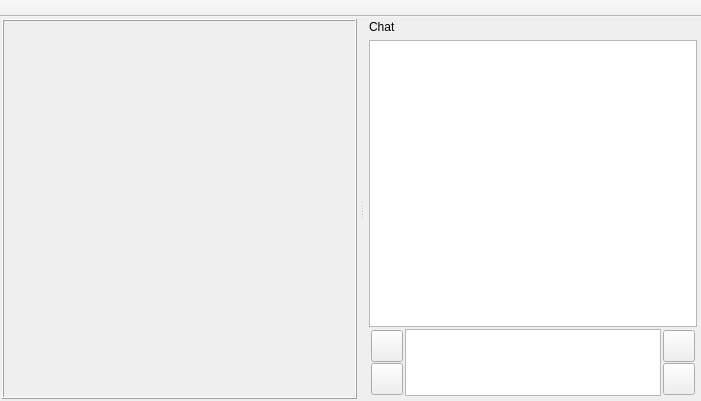
<?xml version="1.0" encoding="UTF-8"?>
<ui version="4.0">
 <class>MainWindow</class>
 <widget class="QMainWindow" name="MainWindow">
  <property name="geometry">
   <rect>
    <x>0</x>
    <y>0</y>
    <width>701</width>
    <height>401</height>
   </rect>
  </property>
  <property name="windowTitle">
   <string>Omniverse Window</string>
  </property>
  <widget class="QWidget" name="central_widget">
   <layout class="QGridLayout" name="gridLayout_2">
    <property name="leftMargin">
     <number>0</number>
    </property>
    <property name="topMargin">
     <number>0</number>
    </property>
    <property name="rightMargin">
     <number>0</number>
    </property>
    <property name="bottomMargin">
     <number>0</number>
    </property>
    <property name="spacing">
     <number>0</number>
    </property>
    <item row="0" column="0">
     <layout class="QGridLayout" name="central_layout">
      <property name="leftMargin">
       <number>2</number>
      </property>
      <property name="topMargin">
       <number>2</number>
      </property>
      <property name="rightMargin">
       <number>2</number>
      </property>
      <property name="bottomMargin">
       <number>2</number>
      </property>
      <property name="horizontalSpacing">
       <number>2</number>
      </property>
      <property name="verticalSpacing">
       <number>0</number>
      </property>
      <item row="0" column="0">
       <widget class="QStackedWidget" name="central_stacked_widget">
        <property name="frameShape">
         <enum>QFrame::Box</enum>
        </property>
        <property name="frameShadow">
         <enum>QFrame::Raised</enum>
        </property>
        <property name="currentIndex">
         <number>0</number>
        </property>
        <widget class="QWidget" name="main_grid_widget">
         <layout class="QGridLayout" name="gridLayout_5">
          <property name="leftMargin">
           <number>1</number>
          </property>
          <property name="topMargin">
           <number>1</number>
          </property>
          <property name="rightMargin">
           <number>1</number>
          </property>
          <property name="bottomMargin">
           <number>1</number>
          </property>
          <property name="spacing">
           <number>1</number>
          </property>
         </layout>
        </widget>
        <widget class="QWidget" name="code_view_widget">
         <layout class="QGridLayout" name="gridLayout_8">
          <property name="leftMargin">
           <number>1</number>
          </property>
          <property name="topMargin">
           <number>1</number>
          </property>
          <property name="rightMargin">
           <number>1</number>
          </property>
          <property name="bottomMargin">
           <number>1</number>
          </property>
          <property name="spacing">
           <number>1</number>
          </property>
          <item row="0" column="0">
           <layout class="QGridLayout" name="code_view_layout">
            <property name="leftMargin">
             <number>0</number>
            </property>
            <property name="topMargin">
             <number>0</number>
            </property>
            <property name="rightMargin">
             <number>0</number>
            </property>
            <property name="bottomMargin">
             <number>0</number>
            </property>
            <property name="spacing">
             <number>0</number>
            </property>
            <item row="0" column="1">
             <widget class="QWidget" name="code_view_vertical_widget" native="true">
              <layout class="QVBoxLayout" name="code_view_vertical_layout" stretch="0">
               <property name="spacing">
                <number>0</number>
               </property>
               <property name="leftMargin">
                <number>0</number>
               </property>
               <property name="topMargin">
                <number>0</number>
               </property>
               <property name="rightMargin">
                <number>0</number>
               </property>
               <property name="bottomMargin">
                <number>0</number>
               </property>
               <item>
                <widget class="QWidget" name="browsers_widget" native="true">
                 <layout class="QGridLayout" name="code_widget">
                  <property name="leftMargin">
                   <number>0</number>
                  </property>
                  <property name="topMargin">
                   <number>0</number>
                  </property>
                  <property name="rightMargin">
                   <number>0</number>
                  </property>
                  <property name="bottomMargin">
                   <number>0</number>
                  </property>
                  <property name="spacing">
                   <number>2</number>
                  </property>
                  <item row="2" column="1">
                   <widget class="QLabel" name="summary_label">
                    <property name="font">
                     <font>
                      <pointsize>8</pointsize>
                     </font>
                    </property>
                    <property name="text">
                     <string>Summary</string>
                    </property>
                   </widget>
                  </item>
                  <item row="3" column="1">
                   <widget class="QTextBrowser" name="summary_browser"/>
                  </item>
                  <item row="3" column="0">
                   <widget class="QTextBrowser" name="knowledge_browser"/>
                  </item>
                  <item row="0" column="1">
                   <widget class="QLabel" name="entity_label">
                    <property name="font">
                     <font>
                      <pointsize>8</pointsize>
                     </font>
                    </property>
                    <property name="text">
                     <string>Entity</string>
                    </property>
                   </widget>
                  </item>
                  <item row="2" column="0">
                   <widget class="QLabel" name="knowledge_label">
                    <property name="font">
                     <font>
                      <pointsize>8</pointsize>
                     </font>
                    </property>
                    <property name="text">
                     <string>Knowledge</string>
                    </property>
                   </widget>
                  </item>
                  <item row="1" column="0">
                   <widget class="QTextBrowser" name="sentiment_browser"/>
                  </item>
                  <item row="0" column="0">
                   <widget class="QLabel" name="sentiment_label">
                    <property name="font">
                     <font>
                      <pointsize>8</pointsize>
                     </font>
                    </property>
                    <property name="text">
                     <string>Sentiment</string>
                    </property>
                   </widget>
                  </item>
                  <item row="1" column="1">
                   <widget class="QTextBrowser" name="entity_browser"/>
                  </item>
                 </layout>
                </widget>
               </item>
              </layout>
             </widget>
            </item>
           </layout>
          </item>
         </layout>
        </widget>
       </widget>
      </item>
     </layout>
    </item>
   </layout>
  </widget>
  <widget class="QDockWidget" name="chat_dockable_widget">
   <property name="features">
    <set>QDockWidget::DockWidgetMovable</set>
   </property>
   <property name="allowedAreas">
    <set>Qt::LeftDockWidgetArea|Qt::RightDockWidgetArea</set>
   </property>
   <property name="windowTitle">
    <string>Chat</string>
   </property>
   <attribute name="dockWidgetArea">
    <number>2</number>
   </attribute>
   <widget class="QWidget" name="chat_dockable_widget_layout">
    <layout class="QGridLayout" name="gridLayout_3">
     <property name="leftMargin">
      <number>1</number>
     </property>
     <property name="topMargin">
      <number>1</number>
     </property>
     <property name="rightMargin">
      <number>1</number>
     </property>
     <property name="bottomMargin">
      <number>1</number>
     </property>
     <property name="spacing">
      <number>1</number>
     </property>
     <item row="0" column="0">
      <widget class="QStackedWidget" name="chat_stacked_widget">
       <property name="currentIndex">
        <number>0</number>
       </property>
       <widget class="QWidget" name="chat_widget">
        <layout class="QGridLayout" name="gridLayout_6">
         <property name="leftMargin">
          <number>2</number>
         </property>
         <property name="topMargin">
          <number>2</number>
         </property>
         <property name="rightMargin">
          <number>2</number>
         </property>
         <property name="bottomMargin">
          <number>2</number>
         </property>
         <property name="spacing">
          <number>2</number>
         </property>
         <item row="0" column="0">
          <layout class="QGridLayout" name="chat_layout" rowstretch="10,1">
           <property name="leftMargin">
            <number>1</number>
           </property>
           <property name="topMargin">
            <number>1</number>
           </property>
           <property name="rightMargin">
            <number>1</number>
           </property>
           <property name="bottomMargin">
            <number>1</number>
           </property>
           <property name="spacing">
            <number>1</number>
           </property>
           <item row="1" column="1">
            <layout class="QHBoxLayout" name="chat_input_layout">
             <property name="spacing">
              <number>1</number>
             </property>
             <property name="leftMargin">
              <number>1</number>
             </property>
             <property name="topMargin">
              <number>1</number>
             </property>
             <property name="rightMargin">
              <number>1</number>
             </property>
             <property name="bottomMargin">
              <number>1</number>
             </property>
             <item>
              <layout class="QGridLayout" name="chat_input_button_panel_1">
               <property name="leftMargin">
                <number>1</number>
               </property>
               <property name="topMargin">
                <number>1</number>
               </property>
               <property name="rightMargin">
                <number>1</number>
               </property>
               <property name="bottomMargin">
                <number>1</number>
               </property>
               <property name="spacing">
                <number>1</number>
               </property>
               <item row="1" column="0">
                <widget class="QPushButton" name="stt_mode_button">
                 <property name="sizePolicy">
                  <sizepolicy hsizetype="Fixed" vsizetype="Fixed">
                   <horstretch>0</horstretch>
                   <verstretch>0</verstretch>
                  </sizepolicy>
                 </property>
                 <property name="minimumSize">
                  <size>
                   <width>32</width>
                   <height>32</height>
                  </size>
                 </property>
                 <property name="maximumSize">
                  <size>
                   <width>32</width>
                   <height>32</height>
                  </size>
                 </property>
                 <property name="baseSize">
                  <size>
                   <width>32</width>
                   <height>32</height>
                  </size>
                 </property>
                 <property name="toolTip">
                  <string>Speech To Text</string>
                 </property>
                 <property name="text">
                  <string/>
                 </property>
                </widget>
               </item>
               <item row="0" column="0">
                <widget class="QPushButton" name="tts_mode_button">
                 <property name="minimumSize">
                  <size>
                   <width>32</width>
                   <height>32</height>
                  </size>
                 </property>
                 <property name="maximumSize">
                  <size>
                   <width>32</width>
                   <height>32</height>
                  </size>
                 </property>
                 <property name="baseSize">
                  <size>
                   <width>32</width>
                   <height>32</height>
                  </size>
                 </property>
                 <property name="toolTip">
                  <string>Text To Speech</string>
                 </property>
                 <property name="text">
                  <string/>
                 </property>
                </widget>
               </item>
              </layout>
             </item>
             <item>
              <widget class="QTextEdit" name="input_text_editor">
               <property name="sizePolicy">
                <sizepolicy hsizetype="Expanding" vsizetype="Expanding">
                 <horstretch>0</horstretch>
                 <verstretch>1</verstretch>
                </sizepolicy>
               </property>
               <property name="minimumSize">
                <size>
                 <width>158</width>
                 <height>40</height>
                </size>
               </property>
              </widget>
             </item>
             <item>
              <layout class="QGridLayout" name="chat_input_button_panel_2">
               <property name="leftMargin">
                <number>1</number>
               </property>
               <property name="topMargin">
                <number>1</number>
               </property>
               <property name="rightMargin">
                <number>1</number>
               </property>
               <property name="bottomMargin">
                <number>1</number>
               </property>
               <property name="spacing">
                <number>1</number>
               </property>
               <item row="2" column="0">
                <widget class="QPushButton" name="generate_image_button">
                 <property name="sizePolicy">
                  <sizepolicy hsizetype="Fixed" vsizetype="Fixed">
                   <horstretch>0</horstretch>
                   <verstretch>0</verstretch>
                  </sizepolicy>
                 </property>
                 <property name="minimumSize">
                  <size>
                   <width>32</width>
                   <height>32</height>
                  </size>
                 </property>
                 <property name="maximumSize">
                  <size>
                   <width>32</width>
                   <height>32</height>
                  </size>
                 </property>
                 <property name="baseSize">
                  <size>
                   <width>32</width>
                   <height>32</height>
                  </size>
                 </property>
                 <property name="toolTip">
                  <string>Generate Image</string>
                 </property>
                 <property name="text">
                  <string/>
                 </property>
                </widget>
               </item>
               <item row="1" column="0">
                <widget class="QPushButton" name="generate_text_button">
                 <property name="sizePolicy">
                  <sizepolicy hsizetype="Fixed" vsizetype="Fixed">
                   <horstretch>0</horstretch>
                   <verstretch>0</verstretch>
                  </sizepolicy>
                 </property>
                 <property name="minimumSize">
                  <size>
                   <width>32</width>
                   <height>32</height>
                  </size>
                 </property>
                 <property name="maximumSize">
                  <size>
                   <width>32</width>
                   <height>32</height>
                  </size>
                 </property>
                 <property name="baseSize">
                  <size>
                   <width>32</width>
                   <height>32</height>
                  </size>
                 </property>
                 <property name="toolTip">
                  <string>Send To Chat</string>
                 </property>
                 <property name="text">
                  <string/>
                 </property>
                </widget>
               </item>
              </layout>
             </item>
            </layout>
           </item>
           <item row="0" column="1">
            <widget class="QTextBrowser" name="response_text_browser">
             <property name="sizePolicy">
              <sizepolicy hsizetype="Expanding" vsizetype="Expanding">
               <horstretch>0</horstretch>
               <verstretch>2</verstretch>
              </sizepolicy>
             </property>
             <property name="minimumSize">
              <size>
               <width>100</width>
               <height>100</height>
              </size>
             </property>
            </widget>
           </item>
          </layout>
         </item>
        </layout>
       </widget>
       <widget class="QWidget" name="page_2">
        <layout class="QGridLayout" name="gridLayout">
         <item row="0" column="0">
          <layout class="QVBoxLayout" name="verticalLayout_2"/>
         </item>
        </layout>
       </widget>
      </widget>
     </item>
    </layout>
   </widget>
  </widget>
  <widget class="QToolBar" name="toolBar">
   <property name="windowTitle">
    <string>toolBar</string>
   </property>
   <property name="movable">
    <bool>false</bool>
   </property>
   <attribute name="toolBarArea">
    <enum>TopToolBarArea</enum>
   </attribute>
   <attribute name="toolBarBreak">
    <bool>false</bool>
   </attribute>
  </widget>
  <action name="actionNew">
   <property name="text">
    <string>New</string>
   </property>
  </action>
  <action name="actionOpen">
   <property name="text">
    <string>Open</string>
   </property>
  </action>
  <action name="actionSave">
   <property name="text">
    <string>Save</string>
   </property>
  </action>
  <action name="actionSave_as">
   <property name="text">
    <string>Save as...</string>
   </property>
  </action>
 </widget>
 <resources/>
 <connections/>
</ui>
